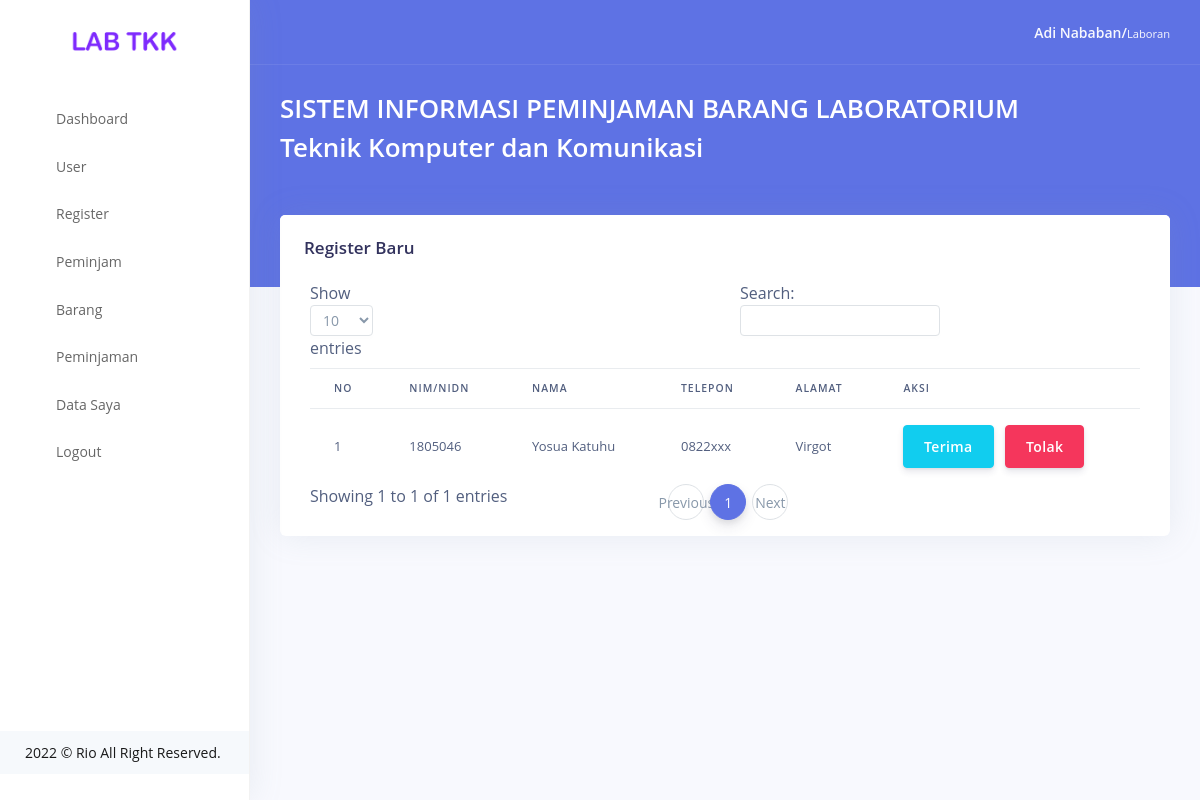
/index.php?page=regist (signed in), run on the app's committed database.
### tables this page shows
CREATE TABLE `user` (
  `id_user` int(5) NOT NULL,
  `username` varchar(22) NOT NULL,
  `password` varchar(50) NOT NULL,
  `level` int(1) NOT NULL,
  `nama` varchar(33) NOT NULL,
  `status` int(1) NOT NULL
);

CREATE TABLE `regist` (
  `id_regist` int(5) NOT NULL,
  `nomor` int(15) NOT NULL,
  `nama` varchar(35) NOT NULL,
  `hp` varchar(15) NOT NULL,
  `alamat` varchar(50) NOT NULL
);

### pages/regist.php (the view, shortened to what this page needs)
</div>
</div>
</div>
<div class="container-fluid mt--6">
  <div class="row">
    <div class="col-xl-12">
      <div class="card">
        <div class="card-header border-0">
          <div class="row align-items-center">
            <div class="col">
              <h3 class="mb-0">Register Baru</h3>
            </div>
          </div>
        </div>
        <div class="table-responsive">
          <table id="sampleTable" class="table align-items-center table-flush">
            <thead>
              <tr>
                <th style="width: 7%">NO</th>
                <th>NIM/NIDN</th>
                <th>NAMA</th>
                <th>TELEPON</th>
                <th>ALAMAT</th>
                <th style="width: 17%">AKSI</th>
              </tr>
            </thead>
            <tbody>
              <?php
              $no = 1;
              $query = mysqli_query($konek, "SELECT user.id_user,regist.nama,regist.hp,regist.alamat,regist.nomor FROM user INNER JOIN regist ON user.id_user=regist.id_regist WHERE user.status='0' ORDER BY regist.nama ASC");
              while ($data = mysqli_fetch_assoc($query)) {
              ?>
                <tr>
                  <td><?php echo $no; ?></td>
                  <td><?php echo $data["nomor"]; ?></td>
                  <td><?php echo $data["nama"]; ?></td>
                  <td><?php echo $data["hp"]; ?></td>
                  <td><?php echo $data["alamat"]; ?></td>
                  <td>
                    <a href="aksi/regist.php?act=Y&id=<?php echo $data['id_user']; ?>" class="btn btn-info" onclick="return confirm('Konfirmasi Terima Mahasiswa <?php echo $data['nama']; ?> ?')"> Terima</a>
                    <a href="aksi/regist.php?act=N&id=<?php echo $data['id_user']; ?>" class="btn btn-danger" onclick="return confirm('Konfirmasi TOLAK Mahasiswa <?php echo $data['nama']; ?> ?')"> Tolak</a>
                  </td>
                </tr>
              <?php
                $no++;
              }
              ?>
            </tbody>
          </table>
        </div>
      </div>
    </div>
  </div>
</div>

### data on the page
user: regist.nomor "1805046", regist.nama "Yosua Katuhu", regist.hp "0822xxx", regist.alamat "Virgot"

### other printed values
$nama "Adi Nababan"
$lvl "Laboran"
